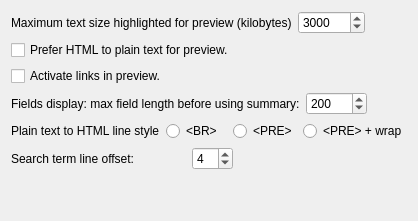
     <widget class="QWidget" name="tab_preview">
      <attribute name="title">
       <string>Preview</string>
      </attribute>
      <layout class="QVBoxLayout" name="verticalLayout_rst3">
       <item>
        <layout class="QHBoxLayout" stretch="0,0,1">
         <item>
          <widget class="QLabel" name="textLabelHL">
           <property name="sizePolicy">
            <sizepolicy hsizetype="Preferred" vsizetype="Preferred">
             <horstretch>1</horstretch>
             <verstretch>0</verstretch>
            </sizepolicy>
           </property>
           <property name="toolTip">
            <string>Texts over this size will not be highlighted in preview (too slow).</string>
           </property>
           <property name="text">
            <string>Maximum text size highlighted for preview (kilobytes)</string>
           </property>
           <property name="wordWrap">
            <bool>false</bool>
           </property>
          </widget>
         </item>
         <item>
          <widget class="QSpinBox" name="maxHLTSB">
           <property name="minimum">
            <number>0</number>
           </property>
           <property name="maximum">
            <number>100000</number>
           </property>
           <property name="singleStep">
            <number>500</number>
           </property>
           <property name="value">
            <number>3000</number>
           </property>
          </widget>
         </item>
         <item>
          <spacer name="horizontalSpacer_4">
           <property name="orientation">
            <enum>Qt::Horizontal</enum>
           </property>
           <property name="sizeHint" stdset="0">
            <size>
             <width>40</width>
             <height>20</height>
            </size>
           </property>
          </spacer>
         </item>
        </layout>
       </item>
       <item>
        <widget class="QCheckBox" name="previewHtmlCB">
         <property name="text">
          <string>Prefer HTML to plain text for preview.</string>
         </property>
         <property name="checked">
          <bool>false</bool>
         </property>
        </widget>
       </item>
       <item>
        <widget class="QCheckBox" name="previewActiveLinksCB">
         <property name="toolTip">
          <string>Make links inside the preview window clickable, and start an external browser when they are clicked.</string>
         </property>
         <property name="text">
          <string>Activate links in preview.</string>
         </property>
         <property name="checked">
          <bool>false</bool>
         </property>
        </widget>
       </item>
       <item>
        <layout class="QHBoxLayout" stretch="0,0,1">
         <item>
          <widget class="QLabel" name="pvmaxfldlenLBL">
           <property name="sizePolicy">
            <sizepolicy hsizetype="Preferred" vsizetype="Preferred">
             <horstretch>1</horstretch>
             <verstretch>0</verstretch>
            </sizepolicy>
           </property>
           <property name="toolTip">
            <string>Set to 0 to disable details/summary feature</string>
           </property>
           <property name="text">
            <string>Fields display: max field length before using summary:</string>
           </property>
           <property name="wordWrap">
            <bool>false</bool>
           </property>
          </widget>
         </item>
         <item>
          <widget class="QSpinBox" name="pvmaxfldlenSB">
           <property name="minimum">
            <number>0</number>
           </property>
           <property name="maximum">
            <number>10000</number>
           </property>
           <property name="value">
            <number>200</number>
           </property>
          </widget>
         </item>
         <item>
          <spacer name="pvmaxfldlenHSPC">
           <property name="orientation">
            <enum>Qt::Horizontal</enum>
           </property>
           <property name="sizeHint" stdset="0">
            <size>
             <width>40</width>
             <height>20</height>
            </size>
           </property>
          </spacer>
         </item>
        </layout>
       </item>
       <item>
        <layout class="QHBoxLayout" name="horizontalLayout_3">
         <item>
          <widget class="QLabel" name="label">
           <property name="toolTip">
            <string>Lines in PRE text are not folded. Using BR loses some indentation. PRE + Wrap style may be what you want.</string>
           </property>
           <property name="text">
            <string>Plain text to HTML line style</string>
           </property>
          </widget>
         </item>
         <item>
          <widget class="QRadioButton" name="plainBRRB">
           <property name="text">
            <string>&lt;BR&gt;</string>
           </property>
           <attribute name="buttonGroup">
            <string notr="true">buttonGroup</string>
           </attribute>
          </widget>
         </item>
         <item>
          <widget class="QRadioButton" name="plainPRERB">
           <property name="text">
            <string>&lt;PRE&gt;</string>
           </property>
           <attribute name="buttonGroup">
            <string notr="true">buttonGroup</string>
           </attribute>
          </widget>
         </item>
         <item>
          <widget class="QRadioButton" name="plainPREWRAPRB">
           <property name="text">
            <string>&lt;PRE&gt; + wrap</string>
           </property>
           <attribute name="buttonGroup">
            <string notr="true">buttonGroup</string>
           </attribute>
          </widget>
         </item>
        </layout>
       </item>
       <item>
        <layout class="QHBoxLayout" stretch="0,0,1">
         <item>
          <widget class="QLabel" name="previewLinesOverAnchorLBL">
           <property name="sizePolicy">
            <sizepolicy hsizetype="Preferred" vsizetype="Preferred">
             <horstretch>1</horstretch>
             <verstretch>0</verstretch>
            </sizepolicy>
           </property>
           <property name="toolTip">
            <string>Number of lines to be shown over a search term found by preview search.</string>
           </property>
           <property name="text">
            <string>Search term line offset:</string>
           </property>
           <property name="wordWrap">
            <bool>false</bool>
           </property>
          </widget>
         </item>
         <item>
          <widget class="QSpinBox" name="previewLinesOverAnchorSB">
           <property name="minimum">
            <number>0</number>
           </property>
           <property name="maximum">
            <number>99</number>
           </property>
           <property name="value">
            <number>4</number>
           </property>
          </widget>
         </item>
         <item>
          <spacer name="previewLinesOverAnchorHSPC">
           <property name="orientation">
            <enum>Qt::Horizontal</enum>
           </property>
           <property name="sizeHint" stdset="0">
            <size>
             <width>40</width>
             <height>20</height>
            </size>
           </property>
          </spacer>
         </item>
        </layout>
       </item>
       <item>
        <spacer name="verticalSpacer_rst2">
         <property name="orientation">
          <enum>Qt::Vertical</enum>
         </property>
         <property name="sizeHint" stdset="0">
          <size>
           <width>20</width>
           <height>40</height>
          </size>
         </property>
        </spacer>
       </item>
      </layout>
     </widget>
